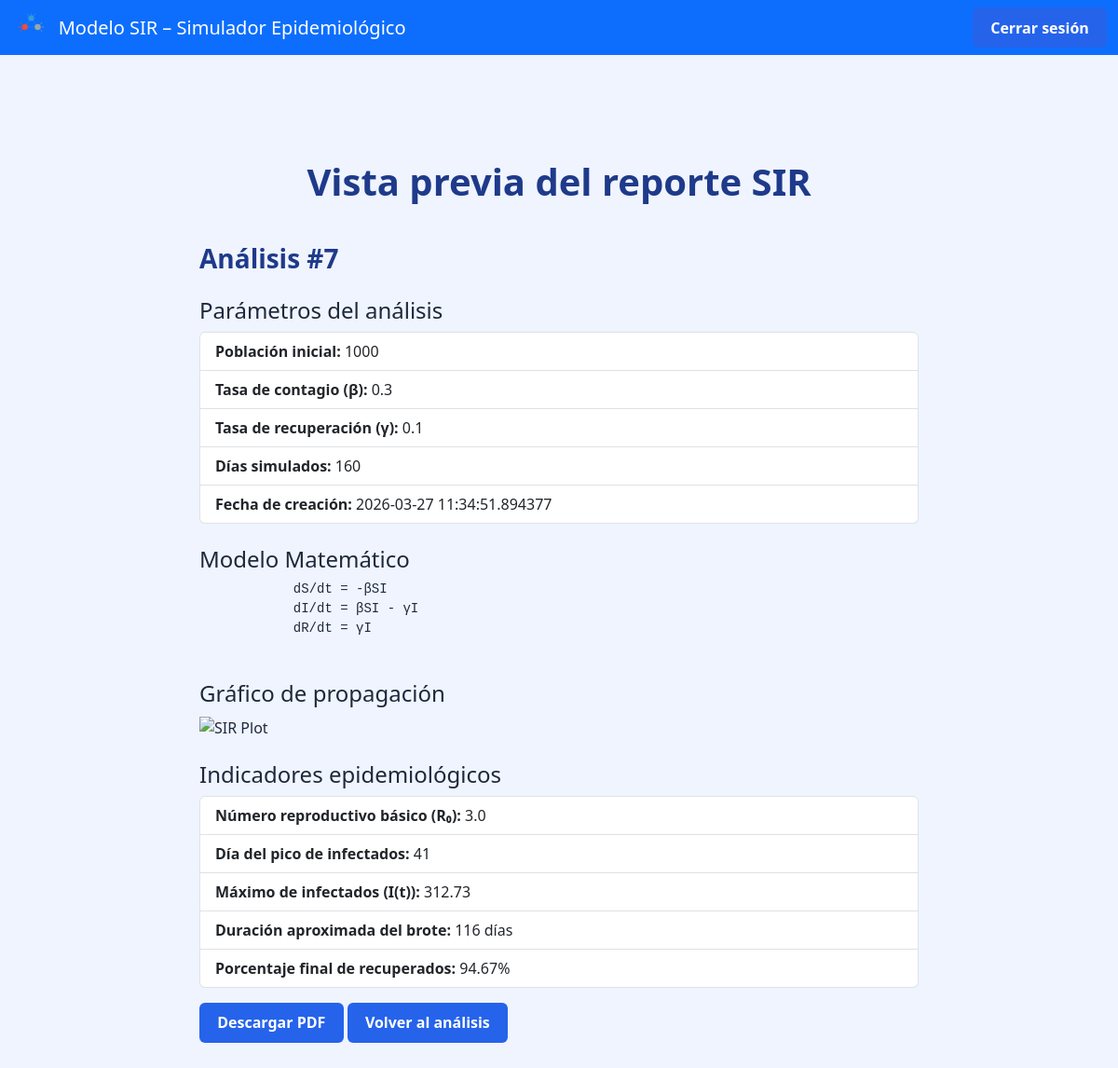
/report/7 (signed in), run on the app's committed database.
### tables this page shows
CREATE TABLE analysis (
    id INTEGER PRIMARY KEY AUTOINCREMENT,
    user_id INTEGER NOT NULL,
    population INTEGER NOT NULL,
    beta REAL NOT NULL,
    gamma REAL NOT NULL,
    days INTEGER NOT NULL,
    created_at TEXT NOT NULL,
    FOREIGN KEY (user_id) REFERENCES users(id)
);

### app/routes.py (the view)
@app.route("/report/<int:analysis_id>")
@login_required
def report_preview(analysis_id):
    conn = get_db_connection()
    analysis = conn.execute("""
        SELECT *
        FROM analysis
        WHERE id = ? AND user_id = ?
    """, (analysis_id, session["user_id"])).fetchone()
    conn.close()
    if analysis is None:
        return redirect(url_for("history"))
    absolute_path, relative_path, S, I, R = generate_sir_plot_image(
        population=analysis["population"],
        beta=analysis["beta"],
        gamma=analysis["gamma"],
        days=analysis["days"]
    )
    R0 = analysis["beta"] / analysis["gamma"]
    peak_day = int(np.argmax(I))
    peak_value = float(max(I))
    final_recovered_pct = (R[-1] / analysis["population"]) * 100
    threshold = 1
    duration = next((i for i, val in enumerate(I[::-1]) if val > threshold), 0)
    duration = len(I) - duration
    return render_template(
        "report_preview.html",
        analysis=analysis,
        plot_path=relative_path,
        R0=R0,
        peak_day=peak_day,
        peak_value=peak_value,
        duration=duration,
        final_recovered_pct=final_recovered_pct
    )

### app/plot.py (called while the page is built)
def run_sir_model(population, beta, gamma, days, max_points=1000):
    S = [population - 1]
    I = [1]
    R = [0]
    if days < 1:
        days = 1
    num_points = min(max_points, max(100, int(days * 500)))
    t_values = np.linspace(0, days, num_points)
    for _ in range(days):
        new_infected = beta * S[-1] * I[-1] / population
        new_recovered = gamma * I[-1]
        S.append(S[-1] - new_infected)
        I.append(I[-1] + new_infected - new_recovered)
        R.append(R[-1] + new_recovered)
    return S, I, R, t_values

### app/routes.py (called while the page is built)
def get_db_connection():
    conn = sqlite3.connect("sir.db")
    conn.row_factory = sqlite3.Row
    return conn

def login_required(f):
    @wraps(f)
    def decorated_function(*args, **kwargs):
        if "user_id" not in session:
            return redirect(url_for("login"))
        return f(*args, **kwargs)
    return decorated_function

@app.after_request
def after_request(response):
    response.headers["Cache-Control"] = "no-cache, no-store, must-revalidate"
    response.headers["Expires"] = "0"
    response.headers["Pragma"] = "no-cache"
    return response

### app/templates/report_preview.html
{% extends "layout.html" %}
{% block content %}
<div class="container mt-4">
    <h1>Vista previa del reporte SIR</h1>
    <h3>Análisis #{{ analysis.id }}</h3>
    <div class="mt-4">
        <h4>Parámetros del análisis</h4>
        <ul class="list-group">
            <li class="list-group-item"><strong>Población inicial:</strong> {{ analysis.population }}</li>
            <li class="list-group-item"><strong>Tasa de contagio (β):</strong> {{ analysis.beta }}</li>
            <li class="list-group-item"><strong>Tasa de recuperación (γ):</strong> {{ analysis.gamma }}</li>
            <li class="list-group-item"><strong>Días simulados:</strong> {{ analysis.days }}</li>
            <li class="list-group-item"><strong>Fecha de creación:</strong> {{ analysis.created_at }}</li>
        </ul>
    </div>
    <div class="mt-4">
        <h4>Modelo Matemático</h4>
        <pre>
            dS/dt = -βSI
            dI/dt = βSI - γI
            dR/dt = γI
        </pre>
    </div>
    <div class="mt-4">
        <h4>Gráfico de propagación</h4>
        <img src="{{ url_for('static', filename=plot_path) }}"
            alt="SIR Plot"
            class="img-fluid"
            style="max-width:600px;">
    </div>
    <div class="mt-4">
        <h4>Indicadores epidemiológicos</h4>
        <ul class="list-group">
            <li class="list-group-item">
                <strong>Número reproductivo básico (R₀):</strong> {{ R0 | round(3) }}
            </li>
            <li class="list-group-item">
                <strong>Día del pico de infectados:</strong> {{ peak_day }}
            </li>
            <li class="list-group-item">
                <strong>Máximo de infectados (I(t)):</strong> {{ peak_value | round(2) }}
            </li>
            <li class="list-group-item">
                <strong>Duración aproximada del brote:</strong> {{ duration }} días
            </li>
            <li class="list-group-item">
                <strong>Porcentaje final de recuperados:</strong> {{ final_recovered_pct | round(2) }}%
            </li>
        </ul>
    </div>
    <a href="{{ url_for('report_pdf', analysis_id=analysis.id) }}"
       class="btn btn-success mt-3" target="_blank">
        Descargar PDF
    </a>
    <a href="{{ url_for('analysis_detail', analysis_id=analysis.id) }}"
       class="btn btn-secondary mt-3">
        Volver al análisis
    </a>
</div>
{% endblock %}

### app/static/css/theme_sir.css (style rules this page uses)
body { background-color: #f0f4ff; color: #1e293b; font-family: 'Segoe UI', sans-serif; margin: 0; padding: 0; }
h1, h2, h3 { color: #1e3a8a; font-weight: 600; }
h1 { text-align: center; margin-bottom: 0.5em; }
h3 { margin-top: 1.5em; }
.container { max-width: 900px; margin: auto; padding: 2em; }
.btn { background-color: #2563eb; color: #ffffff; border: none; padding: 0.6em 1.2em; border-radius: 6px; font-weight: 600; }
a { color: #1d4ed8; }

### data on the page
analysis: id "7", population "1000", beta "0.3", gamma "0.1", days "160", created_at "2026-03-27 11:34:51.894377"

### other printed values
{{ R0 | round(3) }} "3.0"
{{ peak_day }} "41"
{{ peak_value | round(2) }} "312.73"
{{ duration }} "116"
{{ final_recovered_pct | round(2) }} "94.67"
